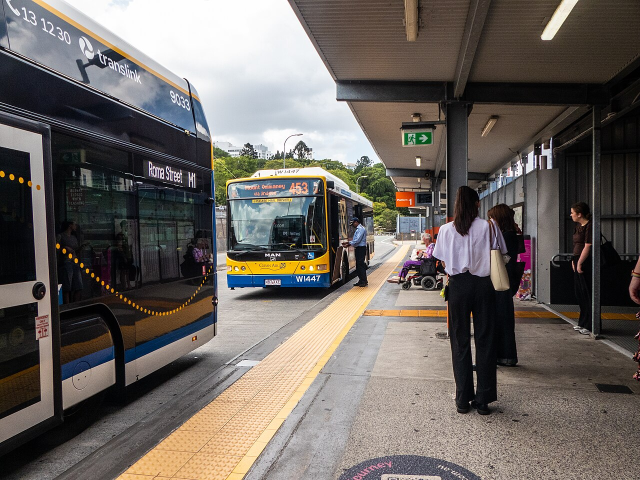
#> input picture data/images/sample.jpg, 1280 x 960 px (shown at 1/2 size); its folder holds only this picture in this run
$ python infer_om.py --model model/yolov8n_bs1.om --image data/images/sample.jpg
#> lines starting #> are read from the running program, lines starting #| are printed output that depends on the picture; long printed decimals are rounded
### scripts/yolo_common.py
"""YOLOv8 预处理 / 后处理公共实现。

pt、ONNX、OM 三层共用这里的同一套代码，保证三者的数值可以直接对比，
避免「因为前后处理不一致而误判精度」。

坐标约定：
    letterbox 先把原图等比缩放并填充到 640x640，推理输出因此落在 640x640 画布上。
    postprocess 负责把坐标反变换回原图，返回的框一律是原图像素坐标。
"""
import os

import cv2
import numpy as np

INPUT_SIZE = 640
NUM_CLASSES = 80
NUM_ANCHORS = 8400          # 640/8、640/16、640/32 三个尺度之和：40²+20²+10² = 8400
COCO_NAMES = None


# --------------------------------------------------------------------------
# 预处理
# --------------------------------------------------------------------------
def letterbox(img, size=INPUT_SIZE, color=114):
    """等比例缩放 + 灰边填充，返回 (canvas, ratio, dw, dh)。

    color=114 是 YOLO 官方的填充灰度。padding 用整数除法，保证 cv2.resize
    的取整方向与 ultralytics 内部一致，否则会出现 ±1 像素的偏差。
    """
    h0, w0 = img.shape[:2]
    r = min(size / h0, size / w0)
    nw, nh = int(round(w0 * r)), int(round(h0 * r))
    resized = cv2.resize(img, (nw, nh), interpolation=cv2.INTER_LINEAR)
    canvas = np.full((size, size, 3), color, dtype=np.uint8)
    dw, dh = (size - nw) // 2, (size - nh) // 2
    canvas[dh:dh + nh, dw:dw + nw] = resized
    return canvas, r, dw, dh


def preprocess(img, size=INPUT_SIZE):
    """BGR HWC uint8 -> RGB CHW float32 [0,1]，返回 (1,3,size,size)。"""
    canvas, r, dw, dh = letterbox(img, size)
    blob = canvas[:, :, ::-1].transpose(2, 0, 1).astype(np.float32) / 255.0
    return np.ascontiguousarray(blob[None, ...]), r, dw, dh


# --------------------------------------------------------------------------
# 后处理
# --------------------------------------------------------------------------
# [77 lines left out: functions xywh2xyxy, nms, postprocess, not called in this run]


# --------------------------------------------------------------------------
# 可视化 / 工具
# --------------------------------------------------------------------------
def load_names(path=None):
    """加载 COCO 类别名。返回 list 或 None（找不到文件时）。"""
    global COCO_NAMES
    if path is None:
        path = os.path.join(os.path.dirname(os.path.abspath(__file__)),
                            os.pardir, "data", "coco_names.txt")
    if os.path.exists(path):
        with open(path, encoding="utf-8") as f:
            COCO_NAMES = [ln.strip() for ln in f if ln.strip()]
    return COCO_NAMES


# [20 lines left out: functions class_name, draw, not called in this run]


COLORS = [
    (56, 56, 255), (151, 157, 255), (31, 112, 255), (29, 178, 255),
    (49, 210, 207), (10, 249, 72), (23, 204, 146), (134, 219, 61),
    (52, 147, 26), (187, 212, 0), (168, 153, 44), (255, 194, 0),
    (147, 69, 52), (255, 115, 100), (236, 24, 0), (255, 56, 132),
]


# [8 lines left out: function print_dets, not called in this run]


def read_image(path):
    """读图，失败时给出明确报错。支持中文路径。"""
    img = cv2.imdecode(np.fromfile(path, dtype=np.uint8), cv2.IMREAD_COLOR)
    if img is None:
        raise SystemExit(f"读不到图片: {path}")
    return img


# [8 lines left out: function write_image, not called in this run]

### scripts/infer_om.py
"""步骤 6：在昇腾 310B 上用 pyACL 跑 OM 离线模型（纯 Python，不依赖 ais_bench）。

这个脚本要在**开发板上**跑，不是在 PC/WSL2 上跑（PC 上没有 NPU 设备节点）。

用法:
    source /usr/local/Ascend/ascend-toolkit/set_env.sh
    python3 scripts/infer_om.py --model model/yolov8n_bs1.om --image data/images/sample.jpg

关于 pyACL 的返回值约定（在 CANN 7.0.RC1 的栗子派 310B 上实测）：
    acl.init() / acl.rt.set_device()            -> 只返回 ret
    acl.rt.malloc() / acl.mdl.load_from_file()  -> 返回 (句柄, ret) 元组
    acl.mdl.create_desc() / create_dataset() /
    acl.create_data_buffer()                    -> 只返回句柄（整数指针）
    acl.rt.memcpy()                             -> 只返回 ret
    往 dataset 里挂 buffer 用 acl.mdl.add_dataset_buffer(ds, buf)，
    不是 ds.add(buf) —— 后者在本版本上会 AttributeError。

    不同 CANN 版本的返回值约定可能不同，若报 TypeError（cannot unpack
    non-iterable / too many values），先按上面的表核对一遍。
"""
import argparse
import ctypes
import os
import sys
import time

import numpy as np

sys.path.insert(0, os.path.dirname(os.path.abspath(__file__)))
from yolo_common import (  # noqa: E402
    draw, load_names, postprocess, preprocess, print_dets, read_image, write_image,
)

try:
    import acl
except ImportError:
    sys.exit(
        "导入 acl 失败。请先执行：\n"
        "  source /usr/local/Ascend/ascend-toolkit/set_env.sh\n"
        "再运行本脚本。"
    )

# ---- pyACL 常量 ----
ACL_SUCCESS = 0
ACL_MEM_MALLOC_HUGE_FIRST = 0
ACL_MEMCPY_HOST_TO_DEVICE = 1
ACL_MEMCPY_DEVICE_TO_HOST = 2

# ---- ACL 数据类型 -> numpy 类型 ----
ACL_DTYPE = {
    0: np.float32,    # ACL_FLOAT
    1: np.float16,    # ACL_FLOAT16
    2: np.int8,       # ACL_INT8
    3: np.int32,      # ACL_INT32
    4: np.uint8,      # ACL_UINT8
    6: np.uint16,     # ACL_UINT16
    8: np.int64,      # ACL_INT64
    9: np.uint64,     # ACL_UINT64
    10: np.float64,   # ACL_DOUBLE
    11: np.bool_,     # ACL_BOOL
}
ACL_DTYPE_NAME = {0: "FP32", 1: "FP16", 2: "INT8", 3: "INT32", 4: "UINT8",
                  6: "UINT16", 8: "INT64", 9: "UINT64", 10: "DOUBLE", 11: "BOOL"}


def _host_ptr(buf):
    """取 ctypes 缓冲区的主机地址（memcpy 需要整数地址）。"""
    return ctypes.addressof(buf)


class AscendModel:
    """封装一个 OM 模型的加载 / 推理 / 释放。

    与官方样例一致：设备侧内存和 dataset 只在初始化时建一次，循环推理复用，
    避免每次 execute 都 malloc/free 带来的额外开销。
    """

    def __init__(self, om_path, device_id=0):
        self.om_path = om_path
        self.device_id = device_id
        self._released = False

        self._check(acl.init(), "acl.init 失败")
        self._check(acl.rt.set_device(device_id),
                    f"acl.rt.set_device({device_id}) 失败，检查 /dev/davinci0 权限")

        self.model_id, ret = acl.mdl.load_from_file(om_path)
        self._check(ret, f"加载模型失败({om_path})，确认 OM 的 soc_version 与本板芯片一致")

        self.desc = acl.mdl.create_desc()
        self._check(acl.mdl.get_desc(self.desc, self.model_id), "acl.mdl.get_desc 失败")

        self.num_inputs = acl.mdl.get_num_inputs(self.desc)
        self.num_outputs = acl.mdl.get_num_outputs(self.desc)

        self.in_sizes = [acl.mdl.get_input_size_by_index(self.desc, i)
                         for i in range(self.num_inputs)]
        self.out_sizes = [acl.mdl.get_output_size_by_index(self.desc, i)
                          for i in range(self.num_outputs)]
        self.in_dtypes = [acl.mdl.get_input_data_type(self.desc, i)
                          for i in range(self.num_inputs)]
        self.out_dtypes = [acl.mdl.get_output_data_type(self.desc, i)
                           for i in range(self.num_outputs)]

        # 输入/输出的 shape（用于校验和后处理）
        self.in_dims = []
        for i in range(self.num_inputs):
            d, _ = acl.mdl.get_input_dims(self.desc, i)
            self.in_dims.append(tuple(d["dims"]))
        self.out_dims = []
        for i in range(self.num_outputs):
            d, _ = acl.mdl.get_output_dims(self.desc, i)
            self.out_dims.append(tuple(d["dims"]))

        print("=== 模型信息 ===")
        print(f"文件      : {om_path}")
        print(f"输入个数  : {self.num_inputs}   输出个数: {self.num_outputs}")
        for i in range(self.num_inputs):
            print(f"  输入[{i}] shape={self.in_dims[i]} "
                  f"dtype={ACL_DTYPE_NAME.get(self.in_dtypes[i], self.in_dtypes[i])} "
                  f"bytes={self.in_sizes[i]}")
        for i in range(self.num_outputs):
            print(f"  输出[{i}] shape={self.out_dims[i]} "
                  f"dtype={ACL_DTYPE_NAME.get(self.out_dtypes[i], self.out_dtypes[i])} "
                  f"bytes={self.out_sizes[i]}")

        self._build_datasets()

    # [104 lines left out: functions _check, _build_datasets, _destroy_datasets, infer, release, acl_finalize, not called in this run]


def main():
    ap = argparse.ArgumentParser()
    ap.add_argument("--model", default="model/yolov8n_bs1.om")
    ap.add_argument("--image", default="data/images/sample.jpg")
    ap.add_argument("--out", default="results/om_result.jpg")
    ap.add_argument("--conf", type=float, default=0.25)
    ap.add_argument("--iou", type=float, default=0.45)
    ap.add_argument("--warmup", type=int, default=3)
    ap.add_argument("--loop", type=int, default=20)
    ap.add_argument("--device", type=int, default=0)
    args = ap.parse_args()

    img = read_image(args.image)
#> in read_image, img is the input picture: shape (960, 1280, 3); mean B, G, R 96.4, 101.5, 108.2
    h0, w0 = img.shape[:2]
#> h0 = 960; w0 = 1280

    blob, r, dw, dh = preprocess(img)
#> in letterbox, `resized = cv2.resize(img, (nw, nh), interpolation=cv2.INTER_LINEAR)`:
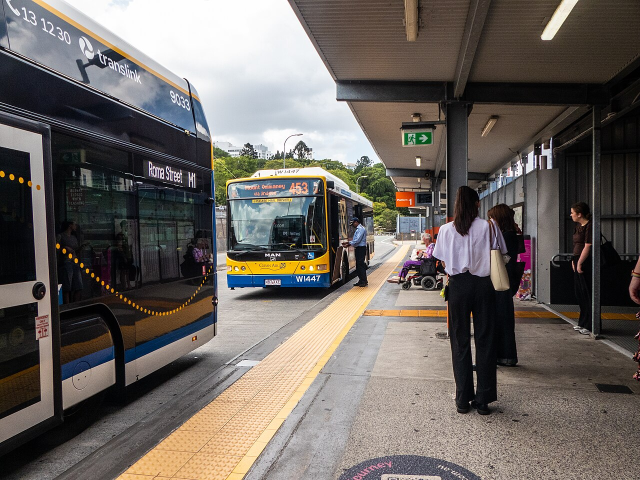
#> resized: shape (480, 640, 3); mean B, G, R 96.5, 101.6, 108.3
#> in letterbox, `canvas[dh:dh + nh, dw:dw + nw] = resized`:
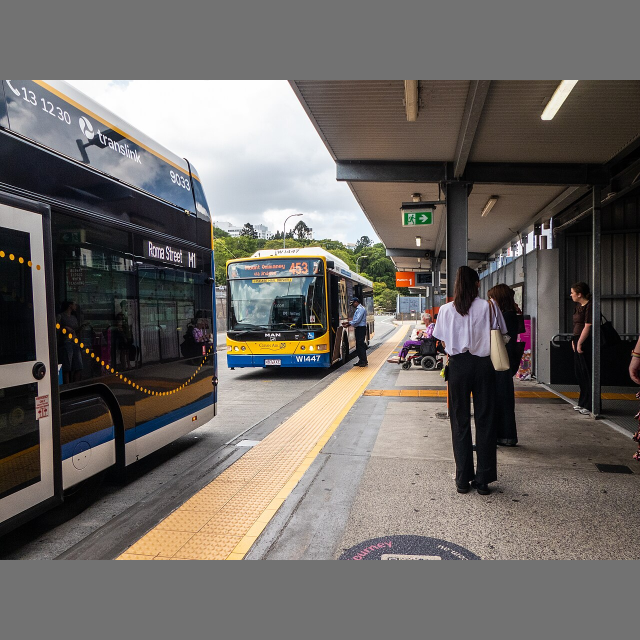
#> canvas: shape (640, 640, 3); mean B, G, R 100.9, 104.7, 109.7
#> in preprocess, `canvas, r, dw, dh = letterbox(img, size)`: r = 0.5; dw = 0; dh = 80
#> r = 0.5; dw = 0; dh = 80
    print(f"\n=== 预处理 ===\n原图 {w0}x{h0}  blob {blob.shape} {blob.dtype}  "
          f"letterbox ratio={r:.6f} pad=({dw},{dh})")
#| === 预处理 ===
#| 原图 1280x960  blob (1, 3, 640, 640) float32  letterbox ratio=0.5 pad=(0,80)

    load_names()
    model = AscendModel(args.model, args.device)
    try:
        # 预热：首次 execute 含算子加载开销，不计入性能统计
        for _ in range(args.warmup):
            model.infer(blob)

        t0 = time.perf_counter()
        for _ in range(args.loop):
            outputs, sizes = model.infer(blob)
        t1 = time.perf_counter()
        pure_ms = (t1 - t0) / args.loop * 1000

        pred = outputs[0]
        print(f"\n=== 模型原始输出 ===\n元素数={pred.size}  dtype={pred.dtype}  "
              f"min/max={pred.min():.4f}/{pred.max():.4f}")

        dets = postprocess(pred, r, dw, dh, w0, h0, args.conf, args.iou)
        print(f"\n=== 检测结果（conf>{args.conf} iou>{args.iou}）===")
        print_dets(dets, tag="")

        write_image(args.out, draw(img, dets))
        print(f"\n[可视化] 已保存 {args.out}")

        os.makedirs("logs", exist_ok=True)
        np.save("logs/om_raw_output.npy", pred)
        np.save("logs/om_dets.npy", dets)
        with open("logs/om_perf.txt", "w", encoding="utf-8") as f:
            f.write(f"pure_infer_ms_avg={pure_ms:.3f}\n")
            f.write(f"warmup={args.warmup}\nloop={args.loop}\n")
            f.write(f"input_shape={blob.shape}\ninput_dtype={blob.dtype}\n")
        print(f"\n>>> [性能] 单次推理平均耗时 {pure_ms:.3f} ms  ({1000 / pure_ms:.2f} FPS)")
        print("    该数值含每次推理的 H2D/D2H 拷贝；设备内存与 dataset 已复用。")
    finally:
        model.release()
        acl_finalize(args.device)


if __name__ == "__main__":
    main()
#> (the call stopped at in __init__, `self.model_id, ret = acl.mdl.load_from_file(om_path)`: acl is not available in this run)
